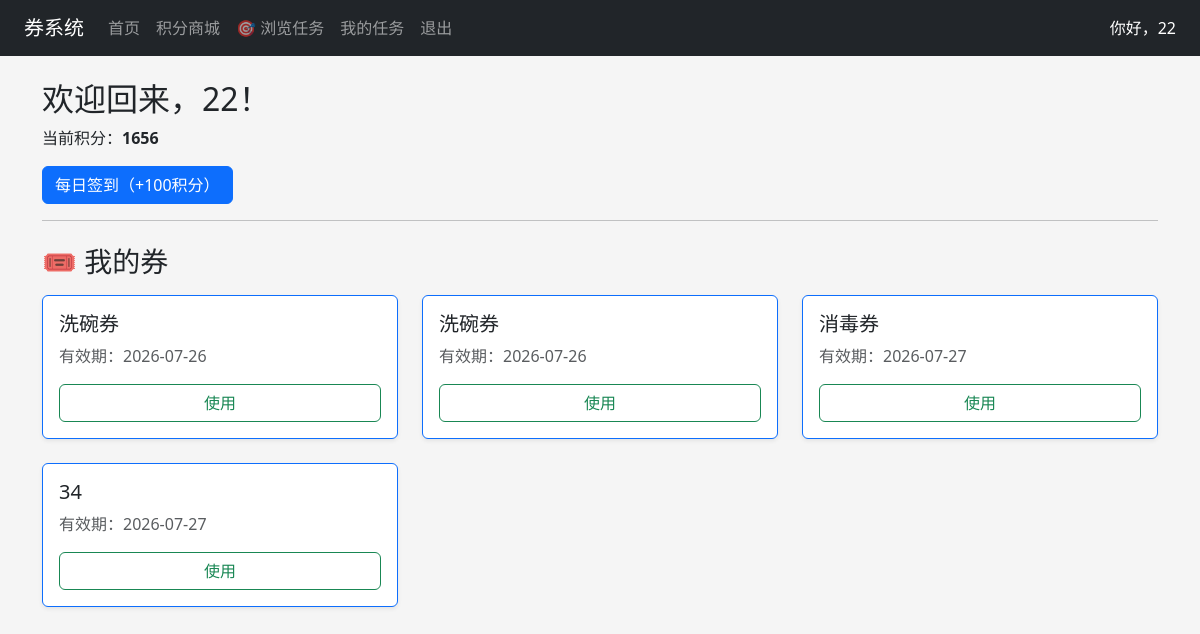
Page / (signed in) on the committed database.
### tables this page shows
CREATE TABLE user (
            id INTEGER PRIMARY KEY AUTOINCREMENT,
            username TEXT NOT NULL UNIQUE,
            password TEXT NOT NULL,
            points INTEGER DEFAULT 200
        );

CREATE TABLE user_coupons (
            id INTEGER PRIMARY KEY AUTOINCREMENT,
            username TEXT NOT NULL,
            coupon_type TEXT NOT NULL,
            status TEXT DEFAULT '未使用',
            expire_date TEXT
        );

### app.py (the view)
@app.route('/')
def index():
    if 'username' not in session:
        return redirect('/login')
    username = session['username']
    conn = sqlite3.connect('data.db')
    c = conn.cursor()
    c.execute('SELECT points FROM user WHERE username=?', (username,))
    points = c.fetchone()[0]
    c.execute('SELECT * FROM user_coupons WHERE username=?', (username,))
    coupons = c.fetchall()
    conn.close()
    return render_template('index.html', username=username, points=points, coupons=coupons)

### templates/index.html
{% extends "layout.html" %}
{% block content %}
<h2>欢迎回来，{{ username }}！</h2>
<p>当前积分：<strong>{{ points }}</strong></p>
<a href="/sign_in" class="btn btn-primary">每日签到（+100积分）</a>
<hr>
<h3 class="mt-4 mb-3">🎟️ 我的券</h3>
<div class="row">
  {% for coupon in coupons %}
    <div class="col-md-6 col-lg-4">
      <div class="card mb-4 shadow-sm border-primary">
        <div class="card-body">
          <h5 class="card-title">{{ coupon[2] }}</h5>
          <p class="card-text text-muted">有效期：{{ coupon[4] }}</p>
          {% if coupon[3].strip() == "未使用" %}
            <form method="POST" action="/use_coupon/{{ coupon[0] }}">
              <button type="submit" class="btn btn-outline-success w-100">使用</button>
            </form>
          {% elif coupon[3].strip() == "待审核" %}
            <button class="btn btn-warning w-100" disabled>待审核</button>
          {% elif coupon[3].strip() == "已失效" %}
            <button class="btn btn-secondary w-100" disabled>已失效</button>
          {% endif %}
        </div>
      </div>
    </div>
  {% else %}
    <p class="text-muted">你还没有任何券哦，快去商城兑换吧！</p>
  {% endfor %}
</div>
{% endblock %}

### static/css/shop.css (style rules this page uses)
body { background-color: #f5f5f5; }

### rows in the picture
user: points "1656"
user_coupons: coupon_type "洗碗券", expire_date "2026-07-26"
user_coupons: coupon_type "洗碗券", expire_date "2026-07-26"
user_coupons: coupon_type "消毒券", expire_date "2026-07-27"
user_coupons: coupon_type "34", expire_date "2026-07-27"

### other values in the picture
{{ session['username'] }} "22"
{{ username }} "22"
